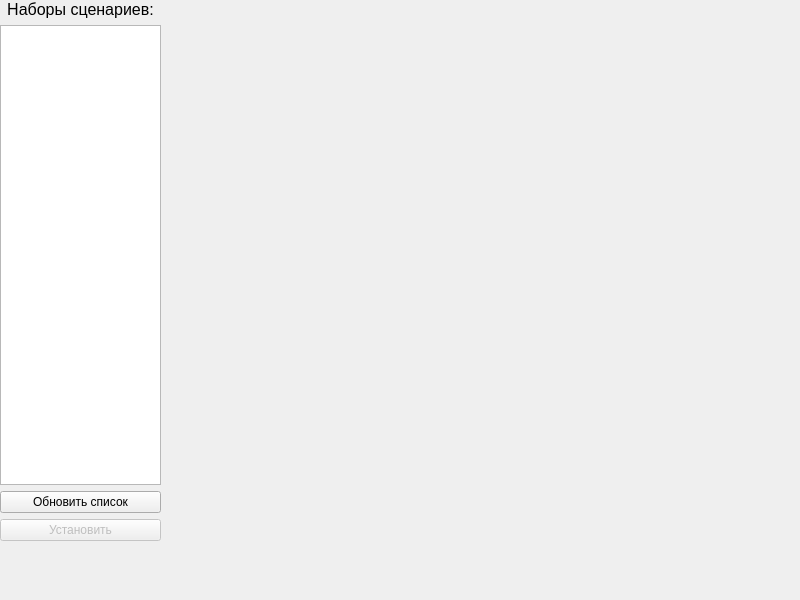
<?xml version="1.0" encoding="UTF-8"?>
<ui version="4.0">
 <class>WManage</class>
 <widget class="QMainWindow" name="WManage">
  <property name="geometry">
   <rect>
    <x>0</x>
    <y>0</y>
    <width>800</width>
    <height>600</height>
   </rect>
  </property>
  <property name="windowTitle">
   <string>Главное окно</string>
  </property>
  <widget class="QWidget" name="centralwidget">
   <widget class="QWidget" name="verticalLayoutWidget">
    <property name="geometry">
     <rect>
      <x>0</x>
      <y>0</y>
      <width>161</width>
      <height>541</height>
     </rect>
    </property>
    <layout class="QVBoxLayout" name="verticalLayout">
     <item>
      <widget class="QLabel" name="decoration_label">
       <property name="font">
        <font>
         <pointsize>12</pointsize>
        </font>
       </property>
       <property name="text">
        <string>Наборы сценариев:</string>
       </property>
       <property name="alignment">
        <set>Qt::AlignCenter</set>
       </property>
      </widget>
     </item>
     <item>
      <widget class="QListWidget" name="listWidget"/>
     </item>
     <item>
      <widget class="QPushButton" name="refresh">
       <property name="text">
        <string>Обновить список</string>
       </property>
      </widget>
     </item>
     <item>
      <widget class="QPushButton" name="installBtn">
       <property name="enabled">
        <bool>false</bool>
       </property>
       <property name="text">
        <string>Установить</string>
       </property>
       <property name="checkable">
        <bool>false</bool>
       </property>
       <property name="checked">
        <bool>false</bool>
       </property>
       <property name="flat">
        <bool>false</bool>
       </property>
      </widget>
     </item>
    </layout>
   </widget>
   <widget class="QLabel" name="title">
    <property name="geometry">
     <rect>
      <x>300</x>
      <y>30</y>
      <width>400</width>
      <height>63</height>
     </rect>
    </property>
    <property name="font">
     <font>
      <pointsize>50</pointsize>
     </font>
    </property>
    <property name="text">
     <string/>
    </property>
    <property name="alignment">
     <set>Qt::AlignCenter</set>
    </property>
   </widget>
  </widget>
 </widget>
 <resources/>
 <connections/>
</ui>
